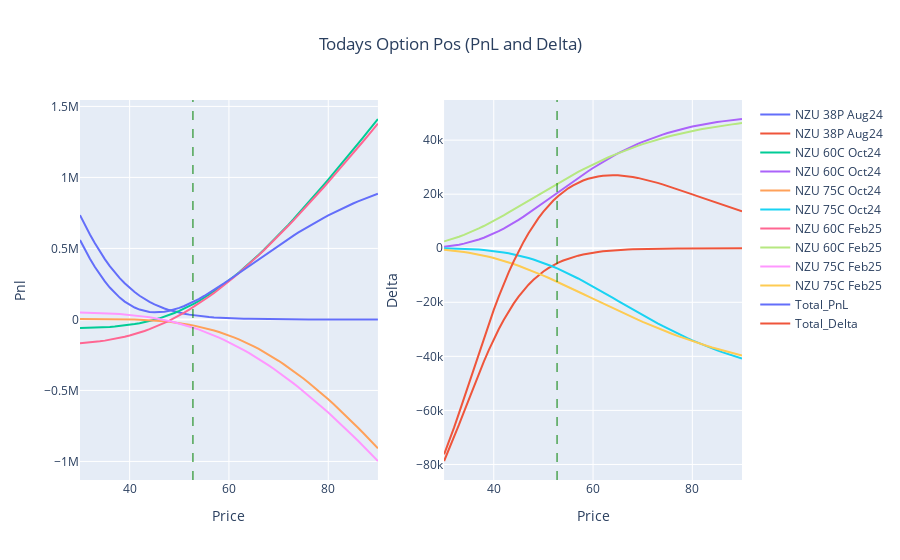

Notebook code cell kept with this figure:
### Code cell
pnl_delta_plot(post_april)
